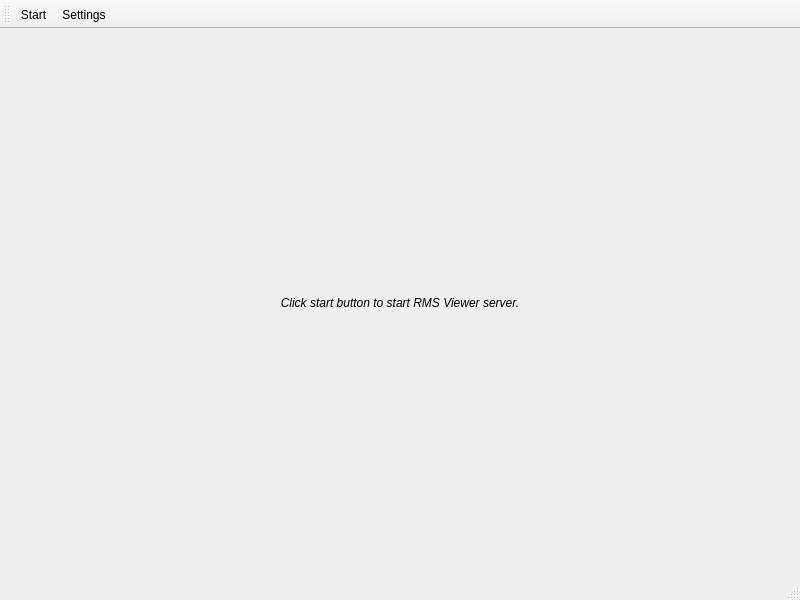
<?xml version="1.0" encoding="UTF-8"?>
<ui version="4.0">
 <class>RMSViewer</class>
 <widget class="QMainWindow" name="RMSViewer">
  <property name="geometry">
   <rect>
    <x>0</x>
    <y>0</y>
    <width>800</width>
    <height>600</height>
   </rect>
  </property>
  <property name="windowTitle">
   <string>RMSViewer [Stopped]</string>
  </property>
  <property name="windowIcon">
   <iconset resource="../icons/Icons.qrc">
    <normaloff>:/icons/icon-color.png</normaloff>:/icons/icon-color.png</iconset>
  </property>
  <widget class="QWidget" name="centralwidget">
   <layout class="QGridLayout" name="gridLayout">
    <property name="leftMargin">
     <number>3</number>
    </property>
    <property name="topMargin">
     <number>3</number>
    </property>
    <property name="rightMargin">
     <number>3</number>
    </property>
    <property name="bottomMargin">
     <number>3</number>
    </property>
    <property name="spacing">
     <number>3</number>
    </property>
    <item row="0" column="0">
     <widget class="QStackedWidget" name="stackedWidget">
      <property name="currentIndex">
       <number>1</number>
      </property>
      <widget class="QWidget" name="page">
       <layout class="QGridLayout" name="gridLayout_2">
        <property name="leftMargin">
         <number>3</number>
        </property>
        <property name="topMargin">
         <number>3</number>
        </property>
        <property name="rightMargin">
         <number>3</number>
        </property>
        <property name="bottomMargin">
         <number>3</number>
        </property>
        <property name="spacing">
         <number>3</number>
        </property>
        <item row="0" column="0">
         <widget class="QTabWidget" name="serverTabWidget">
          <property name="tabPosition">
           <enum>QTabWidget::South</enum>
          </property>
          <property name="currentIndex">
           <number>-1</number>
          </property>
          <property name="tabsClosable">
           <bool>true</bool>
          </property>
          <property name="movable">
           <bool>true</bool>
          </property>
         </widget>
        </item>
       </layout>
      </widget>
      <widget class="QWidget" name="page_2">
       <layout class="QGridLayout" name="gridLayout_3">
        <item row="0" column="0">
         <widget class="QLabel" name="label">
          <property name="text">
           <string>&lt;i&gt;Click start button to start RMS Viewer server.&lt;/i&gt;</string>
          </property>
          <property name="alignment">
           <set>Qt::AlignCenter</set>
          </property>
         </widget>
        </item>
       </layout>
      </widget>
     </widget>
    </item>
   </layout>
  </widget>
  <widget class="QMenuBar" name="menubar">
   <property name="geometry">
    <rect>
     <x>0</x>
     <y>0</y>
     <width>800</width>
     <height>25</height>
    </rect>
   </property>
  </widget>
  <widget class="QStatusBar" name="statusbar"/>
  <widget class="QToolBar" name="toolBar">
   <property name="windowTitle">
    <string>toolBar</string>
   </property>
   <attribute name="toolBarArea">
    <enum>TopToolBarArea</enum>
   </attribute>
   <attribute name="toolBarBreak">
    <bool>false</bool>
   </attribute>
   <addaction name="actionStartStop"/>
   <addaction name="actionSettings"/>
  </widget>
  <action name="actionStartStop">
   <property name="checkable">
    <bool>true</bool>
   </property>
   <property name="icon">
    <iconset resource="../icons/Icons.qrc">
     <normaloff>:/icons/start-capture.png</normaloff>:/icons/start-capture.png</iconset>
   </property>
   <property name="text">
    <string>Start</string>
   </property>
  </action>
  <action name="actionSettings">
   <property name="icon">
    <iconset resource="../icons/Icons.qrc">
     <normaloff>:/icons/preferences.png</normaloff>:/icons/preferences.png</iconset>
   </property>
   <property name="text">
    <string>Settings</string>
   </property>
  </action>
 </widget>
 <resources>
  <include location="../icons/Icons.qrc"/>
  <include location="../icons/Icons.qrc"/>
 </resources>
 <connections/>
</ui>
